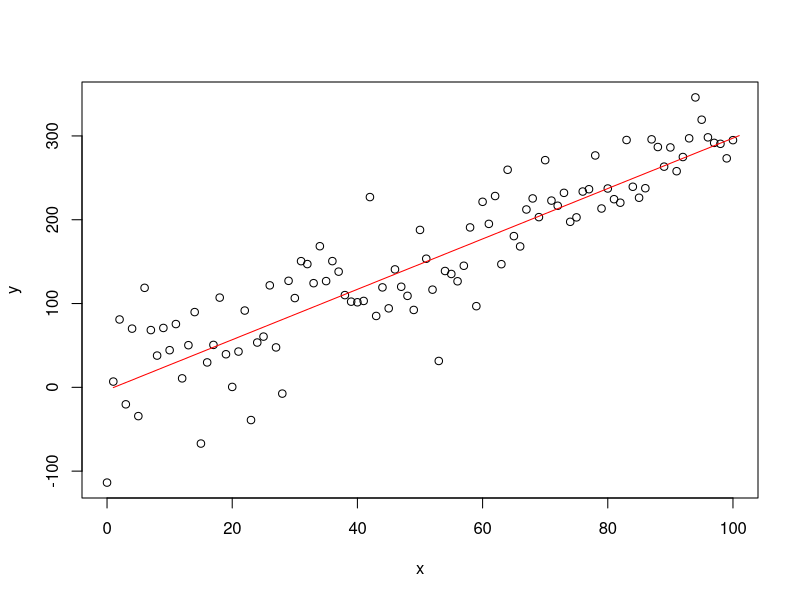

This figure's R source:
#### Bijles 1 #### 

x <- seq(0, 100)
y <- 3*x + 2 + rnorm(sd = 40, 101)

plot(x, y)

lm(y ~ x)
lines(predict(lm(y ~ x)), col = 'red')
